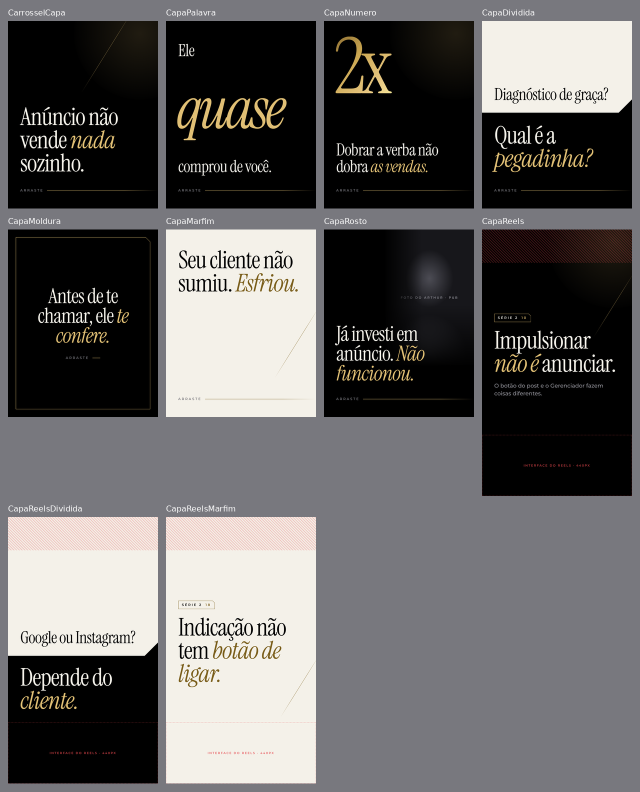
#> input picture design-system-impulse-elite/pranchas/v4-capas.png, 1280 x 1583 px (shown at 1/2 size); its folder holds 2 pictures in this run
$ python sheet.py ../pranchas ../pranchas/v4-fechamento-feed.png 5
#> lines starting #> are read from the running program, lines starting #| are printed output that depends on the picture
"""Prancha de contato: python3 -I sheet.py <dir-png> <saida.png> <largura-miniatura> [Comp ...]"""
import sys, os
from PIL import Image, ImageDraw, ImageFont

src, out, tw = sys.argv[1], sys.argv[2], int(sys.argv[3])
names = sys.argv[4:] or sorted(f[:-4] for f in os.listdir(src) if f.endswith('.png'))
imgs = []
for n in names:
    p = os.path.join(src, n + '.png')
    if not os.path.exists(p):
        continue
    im = Image.open(p).convert('RGB')
#> im is the input picture: PIL image 1280x1583 RGB; mean R, G, B 98.8, 97.2, 96.9
    s = tw / im.width
#> s = 0.00391
    imgs.append((n, im.resize((tw, int(im.height * s)), Image.LANCZOS)))
cols = min(4, len(imgs))
#> cols = 2
rows = [imgs[i:i + cols] for i in range(0, len(imgs), cols)]
#> rows = 1 item
pad, lab = 16, 26
H = sum(max(im.height for _, im in r) + lab + pad for r in rows) + pad
#> H = 64
W = cols * (tw + pad) + pad
#> W = 58
sheet = Image.new('RGB', (W, H), (120, 120, 126))
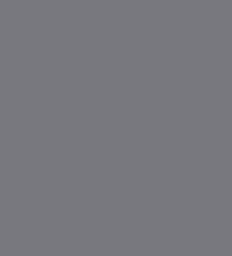
#> sheet: PIL image 58x64 RGB (shown 4 times larger); mean R, G, B 120, 120, 126
d = ImageDraw.Draw(sheet)
try:
    font = ImageFont.truetype('/usr/share/fonts/truetype/dejavu/DejaVuSans.ttf', 16)
except Exception:
    font = ImageFont.load_default()
y = pad
for r in rows:
    x = pad
    for n, im in r:
        d.text((x, y), n, fill=(255, 255, 255), font=font)
        sheet.paste(im, (x, y + lab))
        x += tw + pad
    y += max(im.height for _, im in r) + lab + pad
#> this loop made 1 pass
#> y on pass 1: 64
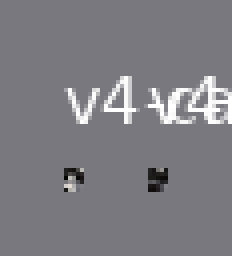
#> sheet: PIL image 58x64 RGB (shown 4 times larger); mean R, G, B 125.3, 125.3, 130.9
#> after the loop, y = 64
sheet.save(out)
print(out, sheet.size)
#| ../pranchas/v4-fechamento-feed.png (58, 64)
